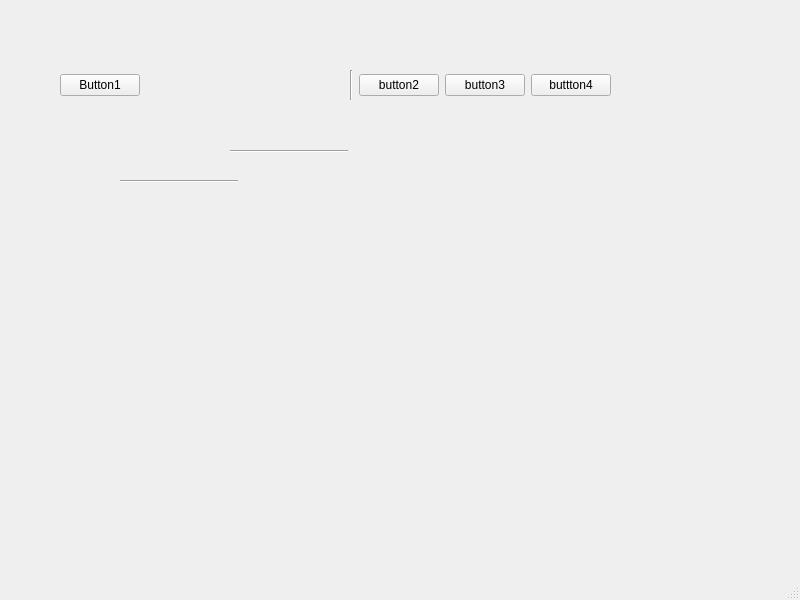
<?xml version="1.0" encoding="UTF-8"?>
<ui version="4.0">
 <class>MainWindow</class>
 <widget class="QMainWindow" name="MainWindow">
  <property name="geometry">
   <rect>
    <x>0</x>
    <y>0</y>
    <width>800</width>
    <height>600</height>
   </rect>
  </property>
  <property name="windowTitle">
   <string>MainWindow</string>
  </property>
  <widget class="QWidget" name="centralwidget">
   <widget class="Line" name="line">
    <property name="geometry">
     <rect>
      <x>120</x>
      <y>180</y>
      <width>118</width>
      <height>3</height>
     </rect>
    </property>
    <property name="orientation">
     <enum>Qt::Horizontal</enum>
    </property>
   </widget>
   <widget class="Line" name="line_2">
    <property name="geometry">
     <rect>
      <x>230</x>
      <y>150</y>
      <width>118</width>
      <height>3</height>
     </rect>
    </property>
    <property name="orientation">
     <enum>Qt::Horizontal</enum>
    </property>
   </widget>
   <widget class="QWidget" name="">
    <property name="geometry">
     <rect>
      <x>60</x>
      <y>70</y>
      <width>551</width>
      <height>30</height>
     </rect>
    </property>
    <layout class="QHBoxLayout" name="horizontalLayout">
     <item>
      <widget class="QPushButton" name="pushButton">
       <property name="text">
        <string>Button1</string>
       </property>
      </widget>
     </item>
     <item>
      <spacer name="horizontalSpacer">
       <property name="orientation">
        <enum>Qt::Horizontal</enum>
       </property>
       <property name="sizeHint" stdset="0">
        <size>
         <width>20</width>
         <height>25</height>
        </size>
       </property>
      </spacer>
     </item>
     <item>
      <widget class="Line" name="line_3">
       <property name="orientation">
        <enum>Qt::Vertical</enum>
       </property>
      </widget>
     </item>
     <item>
      <widget class="QPushButton" name="pushButton_2">
       <property name="text">
        <string>button2</string>
       </property>
      </widget>
     </item>
     <item>
      <widget class="QPushButton" name="pushButton_3">
       <property name="text">
        <string>button3</string>
       </property>
      </widget>
     </item>
     <item>
      <widget class="QPushButton" name="pushButton_4">
       <property name="text">
        <string>buttton4</string>
       </property>
      </widget>
     </item>
    </layout>
   </widget>
  </widget>
  <widget class="QMenuBar" name="menubar">
   <property name="geometry">
    <rect>
     <x>0</x>
     <y>0</y>
     <width>800</width>
     <height>26</height>
    </rect>
   </property>
  </widget>
  <widget class="QStatusBar" name="statusbar"/>
 </widget>
 <resources/>
 <connections/>
</ui>
